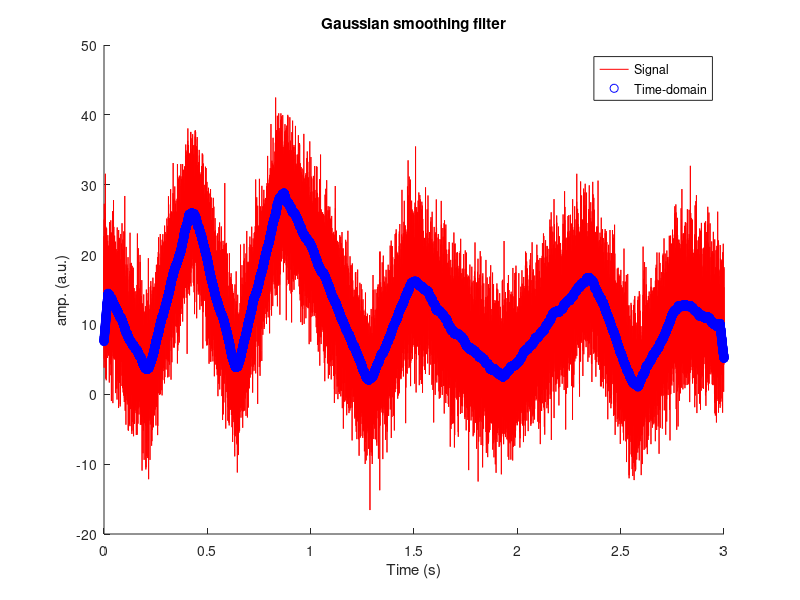

The MATLAB script that drew this image:
%%
%     COURSE: Signal processing problems, solved in MATLAB and Python
%    SECTION: Time-domain denoising
%      VIDEO: Mean-smooth a time series
% Instructor: sincxpress.com
%
%%

% create signal
srate = 10000; % Hz
time  = 0:1/srate:3;
n     = length(time);
p     = 15; % poles for random interpolation

% noise level, measured in standard deviations
noiseamp = 5; 

% amplitude modulator and noise level
ampl   = interp1(rand(p,1)*30,linspace(1,p,n));
noise  = noiseamp * randn(size(time));
signal = ampl + noise;

% initialize filtered signal vector
filtsig = zeros(size(signal));

% implement the running mean filter
k = 20; % filter window is actually k*2+1
for i=k+1:n-k-1
    % each point is the average of k surrounding points
    filtsig(i) = mean(signal(i-k:i+k));
end

% compute window size in ms
windowsize = 1000*(k*2+1) / srate;


% plot the noisy and filtered signals
figure(1), clf, hold on
plot(time,signal, time,filtsig, 'linew',2)

% draw a patch to indicate the window size
tidx = dsearchn(time',1);
ylim = get(gca,'ylim');
patch(time([ tidx-k tidx-k tidx+k tidx+k ]),ylim([ 1 2 2 1 ]),'k','facealpha',.25,'linestyle','none')
plot(time([tidx tidx]),ylim,'k--')

xlabel('Time (sec.)'), ylabel('Amplitude')
title([ 'Running-mean filter with a k=' num2str(round(windowsize)) '-ms filter' ])
legend({'Signal';'Filtered';'Window';'window center'})

zoom on

%% create Gaussian kernel

% full-width half-maximum: the key Gaussian parameter
fwhm = 100; % in ms

% normalized time vector in ms
k = 200;
gtime = 1000*(-k:k)/srate;

% create Gaussian window
gauswin = exp( -(4*log(2)*gtime.^2) / fwhm^2 );

% then normalize Gaussian to unit energy
gauswin = gauswin / sum(gauswin);

%% now repeat in the frequency domain

% compute N's
nConv = n + 2*k+1 - 1;

% FFTs
dataX = fft(signal,nConv);
gausX = fft(gauswin,nConv);

% IFFT
convres = ifft( dataX.*gausX );

% cut wings
convres = convres(k+1:end-k);

%% plots
figure(1), clf, hold on

% lines
plot(time,signal,'r')
%plot(time,filtsig,'k*-')
plot(time,convres,'bo')

% frills
xlabel('Time (s)'), ylabel('amp. (a.u.)')
legend({'Signal';'Time-domain';'Spectral multiplication'})
title('Gaussian smoothing filter')
